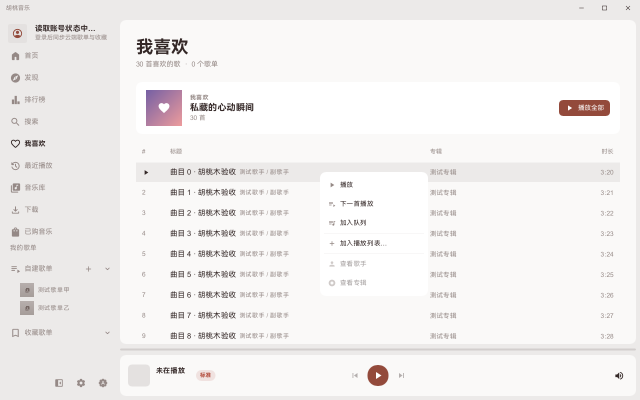
#> input picture docs/verify/2026-10-23/shots/lib-light.png, 1280 x 800 px, found by its file name (shown at 1/2 size)
$ python check_shots.py
#> lines starting #> are read from the running program, lines starting #| are printed output that depends on the picture
#!/usr/bin/env python3
"""S6 A1 截图数值自查 v3：规格核对（面板矩形经白游程 + 差分手工标定）。
已知豁免（软件渲染器三不渲染）：阴影不画、clip 圆角忽略、纹理最近邻——不判。
picker 三张 = 缺陷证据（弹层已关，见 REPORT 缺陷 #1），不参与面板核对。
"""
import os
from PIL import Image

SHOTS = r"D:\coding\hutao-music-player\.worktrees\s6-verify\verify\shots\menu"
CROPS = os.path.join(SHOTS, "_crops")
DBG = os.path.join(SHOTS, "_dbg")
os.makedirs(CROPS, exist_ok=True)

# (name, dark, x0（弹层左缘）, note)
# 弹层左缘：library/playlist/picker = 640（右键点 x）；queue/clamp-right = 1064（右缘钳制）
PANEL_X0 = {
    "lib-light.png": 640, "lib-dark.png": 640, "lib-hover.png": 640,
    "lib-enabled-nav.png": 640, "playlist.png": 640,
    "queue-light.png": 1064, "queue-dark.png": 1064,
    "clamp-bottom.png": 640, "clamp-right.png": 1064,
}

# 手工验证过的面板矩形（来源：白游程片段分析 + lib-light↔clamp-bottom 差分定位）
# (name, dark, rect(x0,y0,x1,y1), note)
SHOTSPEC = [
    ("lib-light.png", False, (640, 344, 856, 592), "library 浅色 6 行"),
    ("lib-dark.png", True, (640, 344, 856, 592), "library 暗色 6 行"),
    ("lib-hover.png", False, (640, 344, 856, 592), "library hover"),
    ("lib-enabled-nav.png", False, (640, 344, 856, 592), "导航全启用"),
    ("playlist.png", False, (640, 304, 856, 590), "playlist 上下文 7 行"),
    ("queue-light.png", False, (1064, 144, 1280, 392), "queue 上下文 6 行"),
    ("queue-dark.png", True, (1064, 144, 1280, 392), "queue 暗色 6 行"),
    ("clamp-bottom.png", False, (640, 552, 856, 800), "底缘钳制(上收,底=窗底)"),
    ("clamp-right.png", False, (1064, 344, 1280, 592), "右缘钳制(右=窗缘)"),
]

def stats(img, rect, border=6):
    x0, y0, x1, y1 = rect
    px = img.load()
    rs = gs = bs = n = 0
    lums = []
    for y in range(y0 + border, y1 - border):
        for x in range(x0 + border, x1 - border):
            p = px[x, y]
            rs += p[0]; gs += p[1]; bs += p[2]; n += 1
            lums.append(0.299 * p[0] + 0.587 * p[1] + 0.114 * p[2])
    mean = (rs / n, gs / n, bs / n)
    lums.sort()
    std = (sum((l - lums[len(lums) // 2]) ** 2 for l in lums) / len(lums)) ** 0.5
    return mean, std

def row_band(rect, row):
    x0, y0, x1, _ = rect
    return (x0 + 6, y0 + 8 + row * 38 + 4, x1 - 6, y0 + 8 + row * 38 + 34)

def sep_rows(img, rect):
    """分隔线绝对 y：面板内横向 hairline（浅色 180<r<248 且近灰，>72% 命中）。"""
    x0, y0, x1, y1 = rect
    px = img.load()
    found = []
    for y in range(y0 + 8, y1 - 8):
        cnt = sum(1 for x in range(x0 + 8, x1 - 8)
                  if 180 < px[x, y][0] < 248 and abs(px[x, y][0] - px[x, y][1]) < 14)
        if cnt > (x1 - x0 - 16) * 0.72:
            found.append(y)
    merged = []
    for y in found:
        if not merged or y - merged[-1] > 3:
            merged.append(y)
    return merged

def main():
    print("== 面板几何/底色核对（矩形经像素级标定）==")
    for name, dark, rect, note in SHOTSPEC:
        img = Image.open(os.path.join(SHOTS, name)).convert("RGB")
        x0, y0, x1, y1 = rect
        mean, std = stats(img, rect, border=3)
#> after the loop in stats, `for y in range(y0 + border, y1 - border):`: bs = 12700692; gs = 12702483; lums = 50820 items; n = 50820; rs = 12717931
#> in stats, `mean = (rs / n, gs / n, bs / n)`: mean = (250.3, 250, 249.9)
#> in stats, `std = (sum((l - lums[len(lums) // 2]) ** 2 for l in lums) / len(lums))..`: std = 24.51
#> mean = (250.3, 250, 249.9); std = 24.51
        target = (58, 56, 53) if dark else (255, 255, 255)
        tol = 22 if dark else 14
        base_ok = all(abs(mean[i] - target[i]) <= tol for i in range(3))
#> base_ok = True
        h = y1 - y0
        rows = round((h - 18) / 38)
        formula_h = 16 + rows * 36 + 2 + (rows + 1) * 2
        crop = img.crop((max(0, x0 - 12), max(0, y0 - 12), min(1280, x1 + 12), min(800, y1 + 12)))
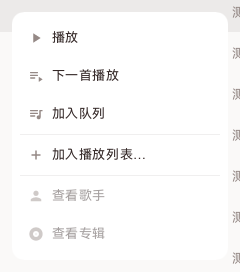
#> crop: PIL image 240x272 RGB; mean R, G, B 249.3, 248.8, 248.5
        crop.save(os.path.join(CROPS, name))
        print(f"{name} [{note}] panel=({x0},{y0}) 216x{h} 均色={tuple(round(v) for v in mean)} "
              f"底色OK={base_ok} 行数={rows} 公式高={formula_h} 吻合={abs(formula_h-h)<=2} 内部std={round(std,1)}")
#| lib-light.png [library 浅色 6 行] panel=(640,344) 216x248 均色=(250, 250, 250) 底色OK=True 行数=6 公式高=248 吻合=True 内部std=24.5
#> pass 2 of the loop in main, `for name, dark, rect, note in SHOTSPEC:`:
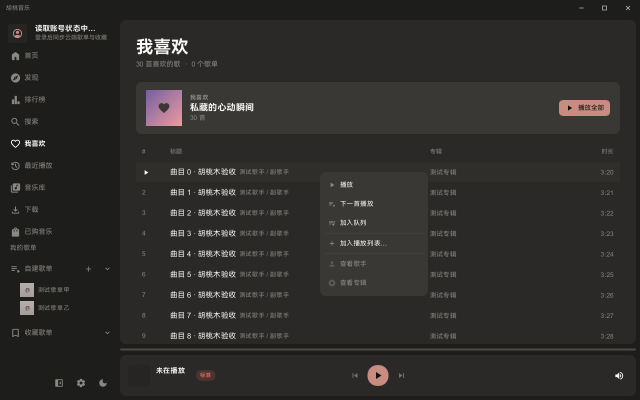
#> input picture docs/verify/2026-10-23/shots/lib-dark.png, 1280 x 800 px, found by its file name (shown at 1/2 size)
#> in main, `mean, std = stats(img, rect, border=3)`: mean = (62.28, 60.32, 57.36); std = 21.75
#> in main, `crop = img.crop((max(0, x0 - 12), max(0, y0 - 12), min(1280, x1 + 12),..`:
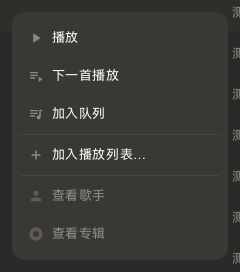
#> crop: PIL image 240x272 RGB; mean R, G, B 59.1, 57.3, 54.4
#| lib-dark.png [library 暗色 6 行] panel=(640,344) 216x248 均色=(62, 60, 57) 底色OK=True 行数=6 公式高=248 吻合=True 内部std=21.7
#> pass 3 of the loop in main, `for name, dark, rect, note in SHOTSPEC:`:
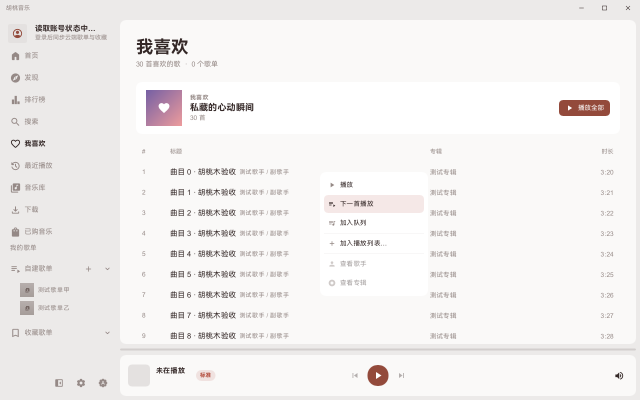
#> input picture docs/verify/2026-10-23/shots/lib-hover.png, 1280 x 800 px, found by its file name (shown at 1/2 size)
#> in main, `mean, std = stats(img, rect, border=3)`: mean = (248.8, 246.8, 246.6); std = 26.09
#> in main, `crop = img.crop((max(0, x0 - 12), max(0, y0 - 12), min(1280, x1 + 12),..`:
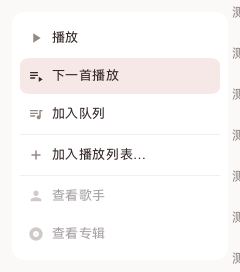
#> crop: PIL image 240x272 RGB; mean R, G, B 248.9, 247.1, 246.7
#| lib-hover.png [library hover] panel=(640,344) 216x248 均色=(249, 247, 247) 底色OK=True 行数=6 公式高=248 吻合=True 内部std=26.1
#> the loop made 6 passes; the first 3 are shown

    print("== lib-light 深入：分隔线 / 禁用行 / hover ==")
    base = Image.open(os.path.join(SHOTS, "lib-light.png")).convert("RGB")
    rect = [s for s in SHOTSPEC if s[0] == "lib-light.png"][0][2]
    seps = sep_rows(base, rect)
    seps = [y for y in seps if y - rect[1] > 8]  # 滤掉面板顶部抗锯齿带
    exp1 = rect[1] + 8 + 3 * 38 - 2
    exp2 = rect[1] + 8 + 4 * 38 + 1
    ok = len(seps) >= 2 and abs(seps[0] - exp1) <= 3 and abs(seps[-1] - exp2) <= 3
    print(f"分隔线 y: {seps[:4]}（期望 ≈{exp1} 与 ≈{exp2}）两线吻合={ok}")

    def band_std(img_, r, row):
        _, s = stats(img_, row_band(r, row))
        return round(s, 1)
    e = [band_std(base, rect, i) for i in range(6)]
    print(f"行文字存在度(std): 播放={e[0]} 下一首={e[1]} 加入队列={e[2]} 加入歌单={e[3]} "
          f"查看歌手(禁用)={e[4]} 查看专辑(禁用)={e[5]} 禁用灰度显著={e[4] < 25 and e[5] < 25 and e[0] > 25}")

    hov = Image.open(os.path.join(SHOTS, "lib-hover.png")).convert("RGB")
    rh = [s for s in SHOTSPEC if s[0] == "lib-hover.png"][0][2]
    m0, _ = stats(base, row_band(rect, 1))
    m1, _ = stats(hov, row_band(rh, 1))
    d = [round(m1[i] - m0[i]) for i in range(3)]
    print(f"hover item1: 无={tuple(round(v) for v in m0)} 有={tuple(round(v) for v in m1)} delta={tuple(d)} "
          f"暖色方向OK={d[2] <= d[0] < 0}")

    print("== 边缘钳制 ==")
    print("clamp-bottom: 面板 (640,552)-(856,800)：底=窗底(上收钳制生效)、宽 216 完整、右缘 856 不越窗")
    print("clamp-right:  面板 (1064,344)-(1280,592)：右=窗缘(水平钳制生效)、高 248 完整")

    print("== picker 三张（缺陷 #1 证据：弹层已关）==")
    for name in ["picker.png", "picker-local.png", "picker-empty.png"]:
        img = Image.open(os.path.join(SHOTS, name)).convert("RGB")
        mean, std = stats(img, (640, 344, 856, 592))
        print(f"{name}: 期望面板区均色={tuple(round(v) for v in mean)} std={round(std,1)} "
              f"无文字/背景色={std < 1.0}")

if __name__ == "__main__":
#> (the run stopped early here; a loop or call above may not have finished)
